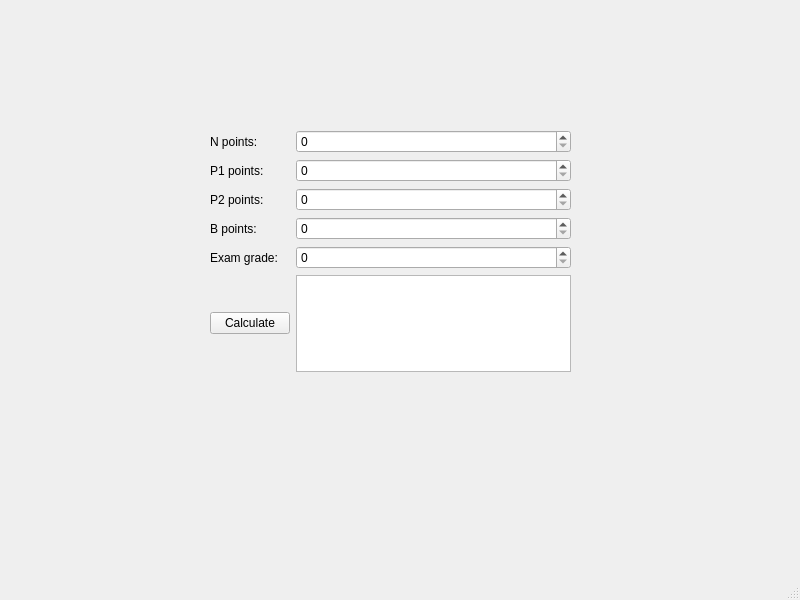
<?xml version="1.0" encoding="UTF-8"?>
<ui version="4.0">
 <class>MainWindow</class>
 <widget class="QMainWindow" name="MainWindow">
  <property name="geometry">
   <rect>
    <x>0</x>
    <y>0</y>
    <width>800</width>
    <height>600</height>
   </rect>
  </property>
  <property name="windowTitle">
   <string>MainWindow</string>
  </property>
  <widget class="QWidget" name="centralwidget">
   <widget class="QWidget" name="gridLayoutWidget">
    <property name="geometry">
     <rect>
      <x>210</x>
      <y>130</y>
      <width>361</width>
      <height>242</height>
     </rect>
    </property>
    <layout class="QGridLayout" name="gridLayout">
     <item row="1" column="0">
      <widget class="QLabel" name="label_2">
       <property name="text">
        <string>P1 points:</string>
       </property>
      </widget>
     </item>
     <item row="2" column="0">
      <widget class="QLabel" name="label_3">
       <property name="text">
        <string>P2 points:</string>
       </property>
      </widget>
     </item>
     <item row="5" column="0">
      <widget class="QPushButton" name="pushButtonCalculate">
       <property name="text">
        <string>Calculate</string>
       </property>
      </widget>
     </item>
     <item row="3" column="0">
      <widget class="QLabel" name="label_4">
       <property name="text">
        <string>B points:</string>
       </property>
      </widget>
     </item>
     <item row="0" column="0">
      <widget class="QLabel" name="label">
       <property name="text">
        <string>N points:</string>
       </property>
      </widget>
     </item>
     <item row="4" column="0">
      <widget class="QLabel" name="label_5">
       <property name="text">
        <string>Exam grade:</string>
       </property>
      </widget>
     </item>
     <item row="0" column="1">
      <widget class="QSpinBox" name="spinBoxN"/>
     </item>
     <item row="1" column="1">
      <widget class="QSpinBox" name="spinBoxP1"/>
     </item>
     <item row="2" column="1">
      <widget class="QSpinBox" name="spinBoxP2"/>
     </item>
     <item row="3" column="1">
      <widget class="QSpinBox" name="spinBoxB"/>
     </item>
     <item row="4" column="1">
      <widget class="QSpinBox" name="spinBoxE"/>
     </item>
     <item row="5" column="1">
      <widget class="QTextBrowser" name="textBrowser"/>
     </item>
    </layout>
   </widget>
  </widget>
  <widget class="QMenuBar" name="menubar">
   <property name="geometry">
    <rect>
     <x>0</x>
     <y>0</y>
     <width>800</width>
     <height>33</height>
    </rect>
   </property>
  </widget>
  <widget class="QStatusBar" name="statusbar"/>
 </widget>
 <resources/>
 <connections>
  <connection>
   <sender>spinBoxN</sender>
   <signal>valueChanged(int)</signal>
   <receiver>textBrowser</receiver>
   <slot>reload()</slot>
   <hints>
    <hint type="sourcelabel">
     <x>357</x>
     <y>175</y>
    </hint>
    <hint type="destinationlabel">
     <x>343</x>
     <y>347</y>
    </hint>
   </hints>
  </connection>
  <connection>
   <sender>spinBoxP1</sender>
   <signal>valueChanged(int)</signal>
   <receiver>textBrowser</receiver>
   <slot>reload()</slot>
   <hints>
    <hint type="sourcelabel">
     <x>396</x>
     <y>205</y>
    </hint>
    <hint type="destinationlabel">
     <x>382</x>
     <y>325</y>
    </hint>
   </hints>
  </connection>
  <connection>
   <sender>spinBoxP2</sender>
   <signal>valueChanged(int)</signal>
   <receiver>textBrowser</receiver>
   <slot>reload()</slot>
   <hints>
    <hint type="sourcelabel">
     <x>444</x>
     <y>234</y>
    </hint>
    <hint type="destinationlabel">
     <x>428</x>
     <y>326</y>
    </hint>
   </hints>
  </connection>
  <connection>
   <sender>spinBoxB</sender>
   <signal>valueChanged(int)</signal>
   <receiver>textBrowser</receiver>
   <slot>reload()</slot>
   <hints>
    <hint type="sourcelabel">
     <x>488</x>
     <y>268</y>
    </hint>
    <hint type="destinationlabel">
     <x>469</x>
     <y>324</y>
    </hint>
   </hints>
  </connection>
  <connection>
   <sender>spinBoxE</sender>
   <signal>valueChanged(int)</signal>
   <receiver>textBrowser</receiver>
   <slot>reload()</slot>
   <hints>
    <hint type="sourcelabel">
     <x>507</x>
     <y>301</y>
    </hint>
    <hint type="destinationlabel">
     <x>541</x>
     <y>329</y>
    </hint>
   </hints>
  </connection>
 </connections>
</ui>
